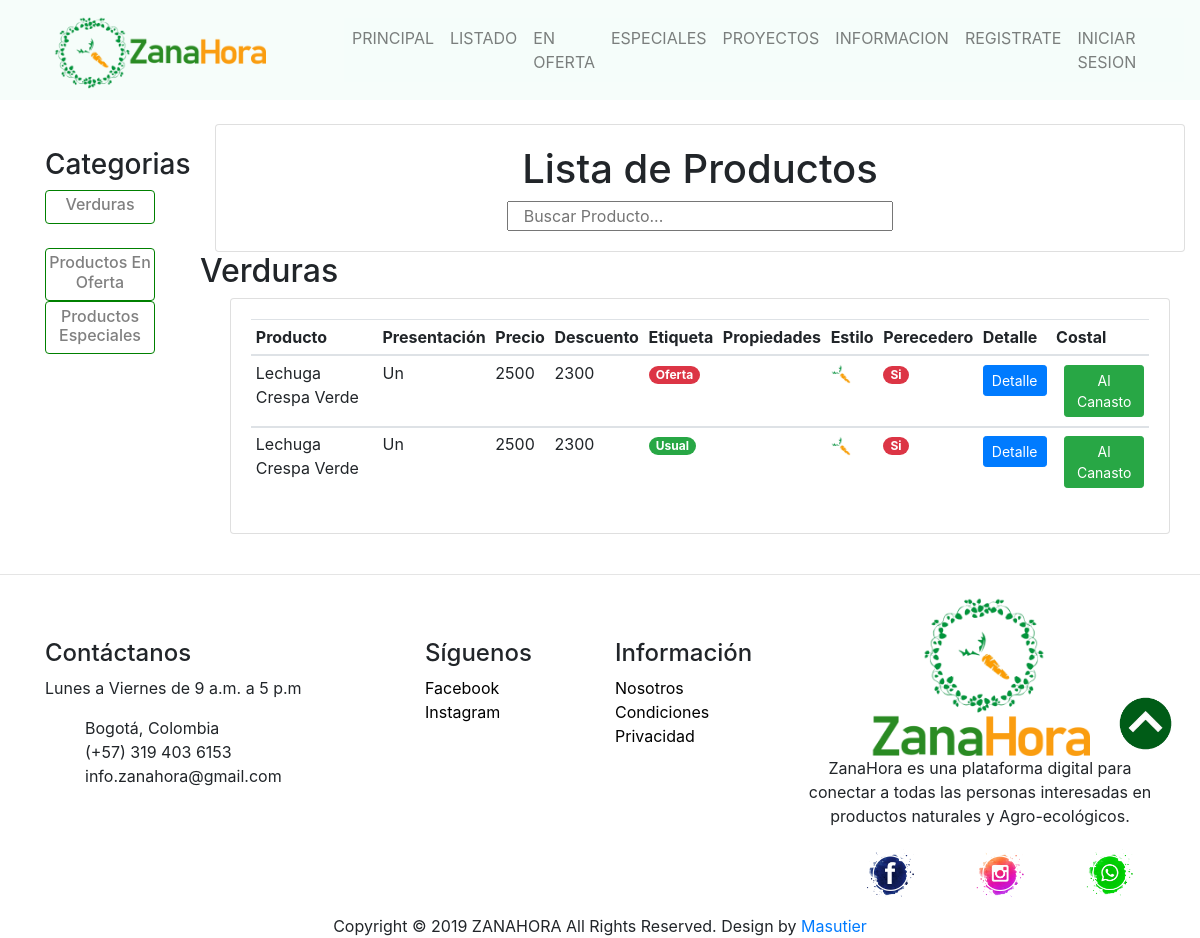
/prod_all/, run on an earlier commit of the app's database.
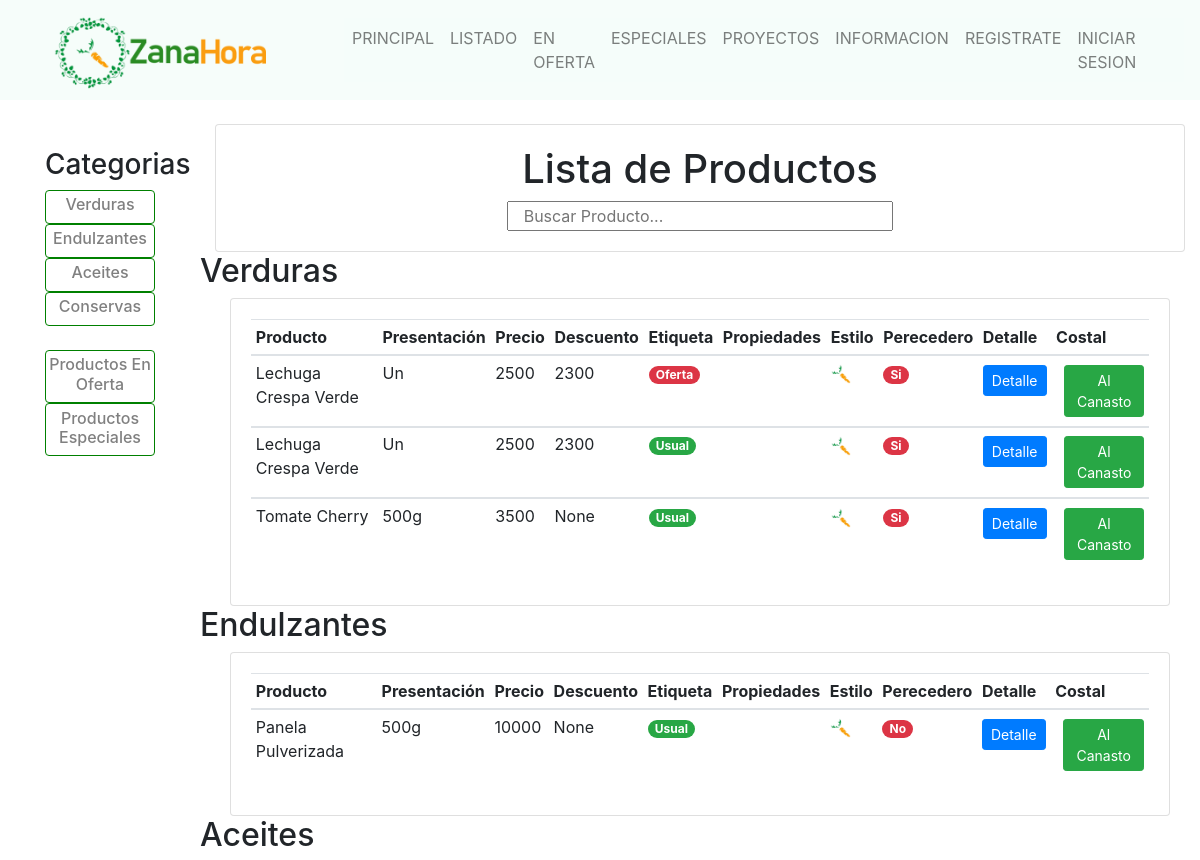
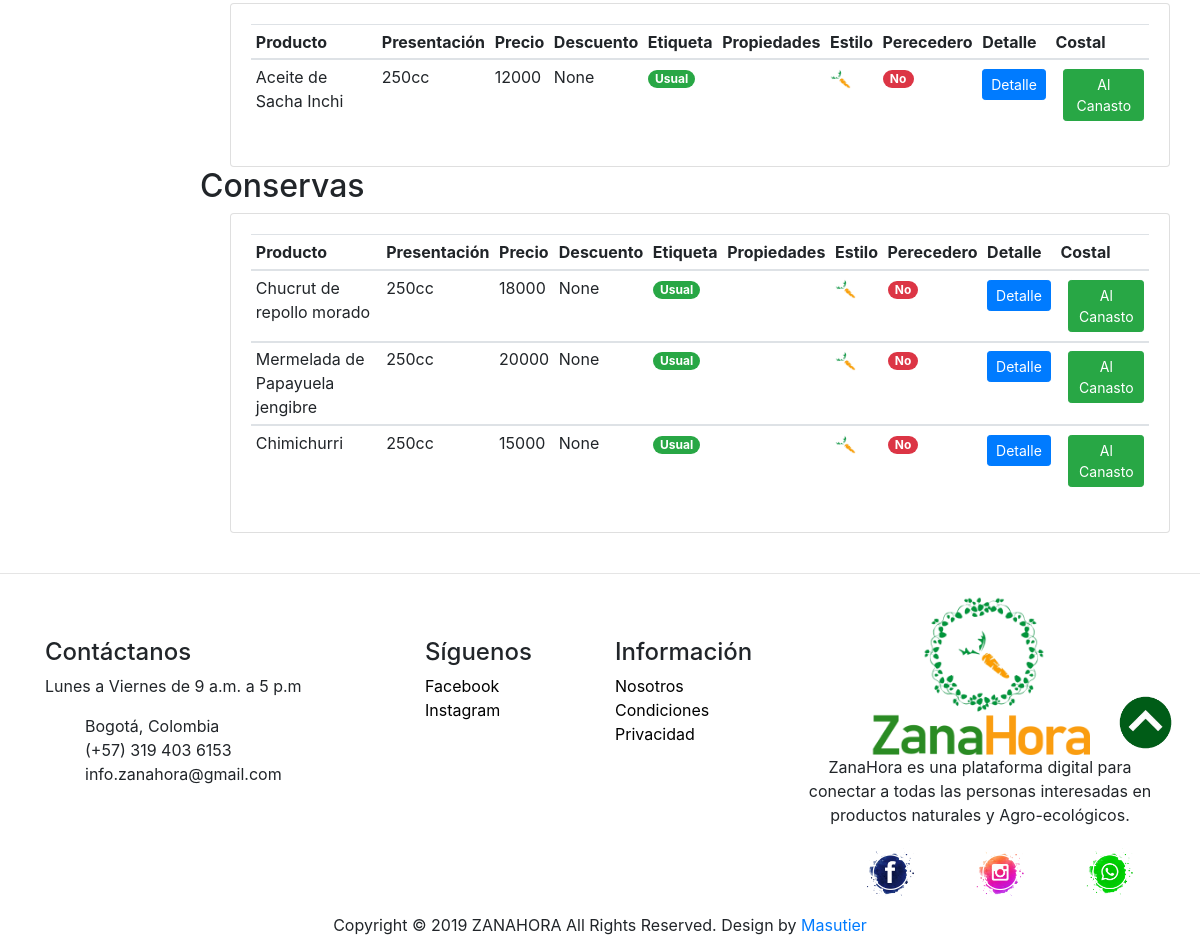
And on a later commit of the database (2 pictures, top to bottom).
### products/models.py (models this page shows, shortened)
class Product(models.Model):
    LABEL = (
        ('Usual', 'Usual'),
        ('Nuevo', 'Nuevo'),
        ('Oferta', 'Oferta'),
        ('Especial', 'Especial')
    )
    CONTENIDO = (
        ('Gluten', 'gluten'),
        ('Lacteo', 'Lacteo'),
        ('Syrup', 'Syrup'),
        ('Soya', 'Soya'),
        ('Maní', 'Maní'),
    )
    STATUS = (
        ('Apply', 'Apply'),
        ('Aproved', 'Aproved'),
        ('Void', 'Void'),
        ('Delete', 'Delete')
    )
    CATEGORY = (
        ('Verduras', 'Verduras'),
        ('Legumbres', 'Legumbres'),
        ('Tuberculos', 'Tuberculos'),
        ('Frutas', 'Frutas'),
        ('Frutos_Secos', 'Frutos_Secos'),
        ('Aceites', 'Aceites'),
        ('Endulzantes', 'Endulzantes'),
        ('Especias', 'Especias'),
        ('Conservas', 'Conservas'),
        ('Bebidas', 'Bebidas'),
        ('Pasabocas', 'Pasabocas'),
        ('Proteina_Vegetal', 'Proteina_Vegetal'),
        ('Cosmetica', 'Cosmetica'),
        ('Otro', 'Otro')
    )
    status = models.CharField(max_length=10, blank=True, null=True, default='Apply', choices=STATUS)
    categoria = models.CharField(max_length=30, blank=True, null=True, choices=CATEGORY)
    natural = models.ManyToManyField(Natural, blank=True)
    estilo = models.ManyToManyField(Estilo, blank=True)
    name = models.CharField(max_length=60, blank=True, null=True)
    contenido = models.CharField(max_length=15, blank=True, null=True, choices=CONTENIDO)
    foto1 = models.ImageField(default='media/img/products/defaultProduct.png', upload_to='media/img/products')
    foto2 = models.ImageField(upload_to='media/img/products', blank=True, null=True)
    foto3 = models.ImageField(upload_to='media/img/products', blank=True, null=True)
    foto4 = models.ImageField(upload_to='media/img/products', blank=True, null=True)
    description = models.TextField(blank=True, null=True)
    presenta = models.CharField(max_length=10, blank=True, null=True)
    cantidad = models.DecimalField(max_digits=5, decimal_places=0, blank=True, null=True)
    label = models.CharField(max_length=10, blank = True, null=True, choices=LABEL)
    price = models.DecimalField(max_digits=15, decimal_places=0, blank=True, null=True)
    discount_price = models.DecimalField(max_digits=15, decimal_places=0, blank=True, null=True)
    costo = models.DecimalField(max_digits=15, decimal_places=0, blank=True, null=True)
    project = models.ForeignKey(Project, on_delete=models.CASCADE, blank=True, null=True)
    perecedero = models.BooleanField(default=True, blank=True, null=True)
    digital = models.BooleanField(default=False, blank=True, null=True)
    date_created = models.DateTimeField(auto_now_add=True, blank=True, null=True)
    date_modify = models.DateTimeField(auto_now_add=False, auto_now = True, blank=True, null=True)
    def get_absolute_url(self):
        return reverse("prod_detail", kwargs={"id": self.id})

### users/models.py (models this page shows, shortened)
class Estilo(models.Model):
    name = models.CharField(max_length=15, blank=True, null=True)
    icon = models.ImageField(default='media/img/icons/logosolo.png', upload_to='media/img/icons/estilo')
    descrip = models.TextField(blank=True, null=True)

### products/views.py (the view)
# urls.py: path('prod_all/', csrf_exempt(prodAll), name='prod_all'),
def prodAll(request):
    projects = Project.objects.all()
    products_all = Product.objects.all()
    if request.method == "POST":
        search_str = json.loads(request.body).get('searchText')
        prod=Product.objects.filter(name__istartswith = search_str)
        data = prod.values()
        return JsonResponse(list(data), safe=False)
    products = []
    for product in products_all:
        if product.status == 'Aproved':
            products.append(product)
    categ = category(request)
    categorias = categ['categorias']
    proye = project(request)
    projectos = proye['projectos']
    natural = Natural.objects.all()
    estilo = Estilo.objects.all()
    if request.user.is_authenticated:
        data = cartData(request)
        cartItems = data['cartItems']
    else:
        cartItems = 0
    context = {'cartItems': cartItems, 'products': products, "categorias": categorias, 'projectos': projectos, 'natural': natural, 'estilo': estilo}
    return render(request, 'products/prod_all.html', context)

### products/templates/products/prod_all.html (shortened to what this page needs)
{% extends 'zanamain/main.html' %}
{% load static %}
{% block content %}
<br>
<div class="col-md-12">
    <div class="row">
        <div class="col-md-2 ">
            <div class="container-fluid">
                <div class="col-md-12 pt-4 mx-auto">
                    <h3>Categorias</h3>
                    {% for obj in categorias %}
                        <ul class="list-group mx-auto">
                            <li class="list-group categall c">
                                <a class="txtcat" href="#{{obj}}"><h6>{{obj}}</h6></a>
                            </li>
                        </ul>
                    {% endfor %}
                </div>
                <div class="col-md-12 pt-4 mx-auto">
                    <ul class="list-group mx-auto">
                        <li class="list-group categall c">
                            <a class="txtcat" href="{% url 'prod_offert' %}"><h6>Productos En Oferta</h6></a>
                        </li>
                        <li class="list-group categall c">
                            <a class="txtcat" href="{% url 'prod_special' %}"><h6>Productos Especiales</h6></a>
                        </li>
                    </ul>
                </div>
            </div>
        </div>
        <div class="col-md-10 mx-auto">
            <div class="card card-body">
                <h1 class="col-md-8 mx-auto c">Lista de Productos</h1>
                <input class="col-md-5 mx-auto" type="text" id="searchProd" placeholder="Buscar Producto... " />
            </div>
            <div class="app-table">
                {% for item in categorias %}
                <div class="row">
                    <div class="mr-auto" id='{{item}}'><h2>{{item}}</h2></div>
                </div>
                <div class="col-md-12 mx-auto">
                    <div class="card card-body">
                        <listprod>
                        <table class="table table-sm" id="table1">
                            <thead>
                                <tr>
                                    <th>Producto</th>
                                    <th>Presentación</th>
                                    <th>Precio</th>
                                    <th>Descuento</th>
                                    <th>Etiqueta</th>
                                    <th>Propiedades</th>
                                    <th>Estilo</th>
                                    <th>Perecedero</th>
                                    <th>Detalle</th>
                                    <th>Costal</th>
                                </tr>
                            </thead>
                            {% for product in products %}
                                {% if product.categoria == item %}
                                <tbody>
                                    {% if product.cantidad != 0 %}
                                        <td>{{product.name}}</td>
                                    {% else %}
                                        <td><strong>Agotado</strong> {{product.name}}</td>
                                    {% endif %}
                                    <td>{{product.presenta}}</td>
                                    <td>{{product.price}}</td>
                                    <td>{{product.discount_price}}</td>
                                    <td>
                                        {% if product.label == "Oferta" %}
                                            <span class="badge badge-pill badge-danger mr-auto mr-2 mt-1">{{ product.label }}</span>
                                        {% elif product.label == "Especial" %}
                                            <span class="badge badge-pill badge-warning mr-auto mr-2 mt-1">{{ product.label }}</span>
                                        {% elif product.label == "Nuevo" %}
                                            <span class="badge badge-pill badge-primary mr-auto mr-2 mt-1">{{ product.label }}</span>
                                        {% else %}
                                            <span class="badge badge-pill badge-success mr-auto mr-2 mt-1">{{ product.label }}</span>
                                        {% endif %}
                                    </td>
                                    <td>
                                    </td>
                                    <td>
                                        {% for estilo in product.estilo.all %}
                                        <img class="mr-2 cardnatuicon" src="{{ estilo.icon.url }}"/>
                                        {% endfor %}
                                    </td>
                                    <td>
                                        {% if product.perecedero %}
                                            <span class="badge badge-pill badge-danger mr-auto mt-1 mb-2">Si</span>
                                        {% else %}
                                            <span class="badge badge-pill badge-danger mr-auto mt-1 mb-2">No</span>
                                        {% endif %}
                                    </td>
                                    <td><a href="{{ product.get_absolute_url }}" class="btn btn-primary btn-sm my-1">Detalle</a></td>
                                    <td>
                                        {% if user.is_authenticated %}
                                            {% if product.cantidad != 0 %}
                                                <button data-product={{product.id}} data-action="add" href="" class="btn btn-success btn-sm my-1 update-cart">Al Canasto</button>
                                            {% else %}
                                                <button href="" class="btn btn-danger btn-sm my-1 ">Agotado</button>
                                            {% endif %}
                                        {% else %}
                                            <a href="{% url 'login' %}" class="btn btn-success btn-sm ml-2 my-1 update-cart">Al Canasto</a>
                                        {% endif %}
                                    </td>
                                </tbody>
                                {% endif %}
                            {% endfor %}
                        </table>
                        </listprod>
                    </div>
                </div>
                {% endfor %}
            </div>
            <br>
        </div>
    </div>
</div>
{% endblock content %}

What changed in the data, as far as the page shows it:
added Product: categorias "Endulzantes", categorias "Endulzantes", name "Panela Pulverizada", presenta "500g", price "10000", discount_price "None", label "Usual", perecedero "No", Estilo (icon (picture))
added Product: categorias "Aceites", categorias "Aceites", name "Aceite de Sacha Inchi", presenta "250cc", price "12000", discount_price "None", label "Usual", perecedero "No", Estilo (icon (picture))
added Product: categorias "Conservas", categorias "Conservas", name "Chucrut de repollo morado", presenta "250cc", price "18000", discount_price "None", label "Usual", perecedero "No", Estilo (icon (picture))
added Product: name "Tomate Cherry", presenta "500g", price "3500", discount_price "None", label "Usual", perecedero "Si", Estilo (icon (picture)), shown under "Verduras"
added Product: name "Mermelada de Papayuela jengibre", presenta "250cc", price "20000", discount_price "None", label "Usual", perecedero "No", Estilo (icon (picture)), shown under "Conservas"
added Product: name "Chimichurri", presenta "250cc", price "15000", discount_price "None", label "Usual", perecedero "No", Estilo (icon (picture)), shown under "Conservas"
Also different on the page:
new list line: "Producto Presentación Precio Descuento Etiqueta Propiedades Estilo Perecedero Detalle Costal"
